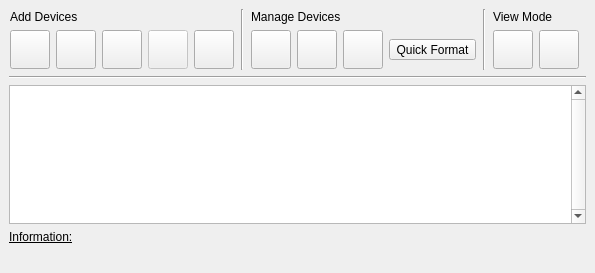
<?xml version="1.0" encoding="UTF-8"?>
<ui version="4.0">
 <author>Andrey Rijov</author>
 <class>Device_Manager_Widget</class>
 <widget class="QWidget" name="Device_Manager_Widget">
  <property name="geometry">
   <rect>
    <x>0</x>
    <y>0</y>
    <width>589</width>
    <height>273</height>
   </rect>
  </property>
  <property name="windowTitle">
   <string>Device Manager Widget</string>
  </property>
  <layout class="QGridLayout">
   <property name="leftMargin">
    <number>9</number>
   </property>
   <property name="topMargin">
    <number>9</number>
   </property>
   <property name="rightMargin">
    <number>9</number>
   </property>
   <property name="bottomMargin">
    <number>9</number>
   </property>
   <property name="spacing">
    <number>6</number>
   </property>
   <item row="0" column="5">
    <spacer>
     <property name="orientation">
      <enum>Qt::Horizontal</enum>
     </property>
     <property name="sizeHint" stdset="0">
      <size>
       <width>20</width>
       <height>20</height>
      </size>
     </property>
    </spacer>
   </item>
   <item row="0" column="3">
    <widget class="Line" name="line">
     <property name="orientation">
      <enum>Qt::Vertical</enum>
     </property>
    </widget>
   </item>
   <item row="0" column="1">
    <widget class="Line" name="line_3">
     <property name="orientation">
      <enum>Qt::Vertical</enum>
     </property>
    </widget>
   </item>
   <item row="1" column="0" colspan="6">
    <widget class="Line" name="line_2">
     <property name="orientation">
      <enum>Qt::Horizontal</enum>
     </property>
    </widget>
   </item>
   <item row="2" column="0" colspan="6">
    <layout class="QVBoxLayout" name="view_vbox_123">
     <property name="spacing">
      <number>6</number>
     </property>
     <property name="leftMargin">
      <number>0</number>
     </property>
     <property name="topMargin">
      <number>0</number>
     </property>
     <property name="rightMargin">
      <number>0</number>
     </property>
     <property name="bottomMargin">
      <number>0</number>
     </property>
     <item>
      <widget class="QListWidget" name="Devices_List">
       <property name="contextMenuPolicy">
        <enum>Qt::CustomContextMenu</enum>
       </property>
       <property name="verticalScrollBarPolicy">
        <enum>Qt::ScrollBarAlwaysOn</enum>
       </property>
       <property name="iconSize">
        <size>
         <width>32</width>
         <height>32</height>
        </size>
       </property>
       <property name="textElideMode">
        <enum>Qt::ElideMiddle</enum>
       </property>
       <property name="verticalScrollMode">
        <enum>QAbstractItemView::ScrollPerPixel</enum>
       </property>
       <property name="horizontalScrollMode">
        <enum>QAbstractItemView::ScrollPerPixel</enum>
       </property>
       <property name="movement">
        <enum>QListView::Static</enum>
       </property>
       <property name="flow">
        <enum>QListView::LeftToRight</enum>
       </property>
       <property name="spacing">
        <number>10</number>
       </property>
       <property name="viewMode">
        <enum>QListView::IconMode</enum>
       </property>
      </widget>
     </item>
     <item>
      <widget class="QLabel" name="Label_Information">
       <property name="sizePolicy">
        <sizepolicy hsizetype="Maximum" vsizetype="Preferred">
         <horstretch>0</horstretch>
         <verstretch>0</verstretch>
        </sizepolicy>
       </property>
       <property name="font">
        <font>
         <underline>true</underline>
        </font>
       </property>
       <property name="text">
        <string>Information:</string>
       </property>
      </widget>
     </item>
     <item>
      <widget class="QLabel" name="Label_Connected_To">
       <property name="text">
        <string/>
       </property>
      </widget>
     </item>
    </layout>
   </item>
   <item row="0" column="0">
    <widget class="QWidget" name="add_layout_widget" native="true">
     <layout class="QVBoxLayout">
      <property name="spacing">
       <number>6</number>
      </property>
      <property name="leftMargin">
       <number>1</number>
      </property>
      <property name="topMargin">
       <number>1</number>
      </property>
      <property name="rightMargin">
       <number>1</number>
      </property>
      <property name="bottomMargin">
       <number>1</number>
      </property>
      <item>
       <widget class="QLabel" name="Label_Add_Devices">
        <property name="text">
         <string>Add Devices</string>
        </property>
       </widget>
      </item>
      <item>
       <layout class="QHBoxLayout">
        <property name="spacing">
         <number>6</number>
        </property>
        <property name="leftMargin">
         <number>0</number>
        </property>
        <property name="topMargin">
         <number>0</number>
        </property>
        <property name="rightMargin">
         <number>0</number>
        </property>
        <property name="bottomMargin">
         <number>0</number>
        </property>
        <item>
         <widget class="QToolButton" name="TB_Add_Floppy">
          <property name="toolTip">
           <string>Add Floppy</string>
          </property>
          <property name="text">
           <string/>
          </property>
          <property name="icon">
           <iconset resource="../resources/icons.qrc">
            <normaloff>:/fdd.png</normaloff>:/fdd.png</iconset>
          </property>
          <property name="iconSize">
           <size>
            <width>32</width>
            <height>32</height>
           </size>
          </property>
         </widget>
        </item>
        <item>
         <widget class="QToolButton" name="TB_Add_CDROM">
          <property name="toolTip">
           <string>Add CD/DVD-ROM</string>
          </property>
          <property name="text">
           <string/>
          </property>
          <property name="icon">
           <iconset resource="../resources/icons.qrc">
            <normaloff>:/cdrom.png</normaloff>:/cdrom.png</iconset>
          </property>
          <property name="iconSize">
           <size>
            <width>32</width>
            <height>32</height>
           </size>
          </property>
         </widget>
        </item>
        <item>
         <widget class="QToolButton" name="TB_Add_HDD">
          <property name="toolTip">
           <string>Add HDD</string>
          </property>
          <property name="text">
           <string/>
          </property>
          <property name="icon">
           <iconset resource="../resources/icons.qrc">
            <normaloff>:/hdd.png</normaloff>:/hdd.png</iconset>
          </property>
          <property name="iconSize">
           <size>
            <width>32</width>
            <height>32</height>
           </size>
          </property>
         </widget>
        </item>
        <item>
         <widget class="QToolButton" name="TB_Add_Device">
          <property name="enabled">
           <bool>false</bool>
          </property>
          <property name="toolTip">
           <string>Add Storage Device</string>
          </property>
          <property name="text">
           <string/>
          </property>
          <property name="icon">
           <iconset resource="../resources/icons.qrc">
            <normaloff>:/blockdevice.png</normaloff>:/blockdevice.png</iconset>
          </property>
          <property name="iconSize">
           <size>
            <width>32</width>
            <height>32</height>
           </size>
          </property>
         </widget>
        </item>
        <item>
         <widget class="QToolButton" name="TB_Add_SAN">
          <property name="toolTip">
           <string>Attach Remote SAN Storage (iSCSI / NVMe-oF)...</string>
          </property>
          <property name="text">
           <string/>
          </property>
          <property name="icon">
           <iconset resource="../resources/icons.qrc">
            <normaloff>:/preferences-system-network-sharing.png</normaloff>:/preferences-system-network-sharing.png</iconset>
          </property>
          <property name="iconSize">
           <size>
            <width>32</width>
            <height>32</height>
           </size>
          </property>
         </widget>
        </item>
       </layout>
      </item>
     </layout>
    </widget>
   </item>
   <item row="0" column="2">
    <widget class="QWidget" name="manage_layout_widget" native="true">
     <layout class="QVBoxLayout">
      <property name="spacing">
       <number>6</number>
      </property>
      <property name="leftMargin">
       <number>1</number>
      </property>
      <property name="topMargin">
       <number>1</number>
      </property>
      <property name="rightMargin">
       <number>1</number>
      </property>
      <property name="bottomMargin">
       <number>1</number>
      </property>
      <item>
       <widget class="QLabel" name="Label_Manage_Devices">
        <property name="text">
         <string>Manage Devices</string>
        </property>
       </widget>
      </item>
      <item>
       <layout class="QHBoxLayout">
        <property name="spacing">
         <number>6</number>
        </property>
        <property name="leftMargin">
         <number>0</number>
        </property>
        <property name="topMargin">
         <number>0</number>
        </property>
        <property name="rightMargin">
         <number>0</number>
        </property>
        <property name="bottomMargin">
         <number>0</number>
        </property>
        <item>
         <widget class="QToolButton" name="TB_Edit_Device">
          <property name="toolTip">
           <string>Properties</string>
          </property>
          <property name="text">
           <string/>
          </property>
          <property name="icon">
           <iconset resource="../resources/icons.qrc">
            <normaloff>:/edit.png</normaloff>:/edit.png</iconset>
          </property>
          <property name="iconSize">
           <size>
            <width>32</width>
            <height>32</height>
           </size>
          </property>
         </widget>
        </item>
        <item>
         <widget class="QToolButton" name="TB_Delete_Device">
          <property name="toolTip">
           <string>Delete</string>
          </property>
          <property name="text">
           <string/>
          </property>
          <property name="icon">
           <iconset resource="../resources/icons.qrc">
            <normaloff>:/remove.png</normaloff>:/remove.png</iconset>
          </property>
          <property name="iconSize">
           <size>
            <width>32</width>
            <height>32</height>
           </size>
          </property>
         </widget>
        </item>
        <item>
         <widget class="QToolButton" name="TB_Format_HDD">
          <property name="toolTip">
           <string>Format HDD</string>
          </property>
          <property name="text">
           <string/>
          </property>
          <property name="icon">
           <iconset resource="../resources/icons.qrc">
            <normaloff>:/exec.png</normaloff>:/exec.png</iconset>
          </property>
          <property name="iconSize">
           <size>
            <width>32</width>
            <height>32</height>
           </size>
          </property>
         </widget>
        </item>
        <item>
         <widget class="QToolButton" name="TB_Quick_Format">
          <property name="toolTip">
           <string>Quick Format</string>
          </property>
          <property name="text">
           <string>Quick Format</string>
          </property>
          <property name="icon">
           <iconset resource="../resources/icons.qrc">
            <normaloff>:/eraser.png</normaloff>:/eraser.png</iconset>
          </property>
          <property name="iconSize">
           <size>
            <width>32</width>
            <height>32</height>
           </size>
          </property>
         </widget>
        </item>
       </layout>
      </item>
     </layout>
    </widget>
   </item>
   <item row="0" column="4">
    <widget class="QWidget" name="view_layout_widget" native="true">
     <layout class="QGridLayout">
      <property name="leftMargin">
       <number>1</number>
      </property>
      <property name="topMargin">
       <number>1</number>
      </property>
      <property name="rightMargin">
       <number>1</number>
      </property>
      <property name="bottomMargin">
       <number>1</number>
      </property>
      <property name="spacing">
       <number>6</number>
      </property>
      <item row="0" column="0">
       <widget class="QLabel" name="Label_View_Mode">
        <property name="text">
         <string>View Mode</string>
        </property>
       </widget>
      </item>
      <item row="1" column="0">
       <layout class="QHBoxLayout">
        <property name="spacing">
         <number>6</number>
        </property>
        <property name="leftMargin">
         <number>0</number>
        </property>
        <property name="topMargin">
         <number>0</number>
        </property>
        <property name="rightMargin">
         <number>0</number>
        </property>
        <property name="bottomMargin">
         <number>0</number>
        </property>
        <item>
         <widget class="QToolButton" name="TB_Icon_Mode">
          <property name="toolTip">
           <string>Icon Mode</string>
          </property>
          <property name="text">
           <string/>
          </property>
          <property name="icon">
           <iconset resource="../resources/icons.qrc">
            <normaloff>:/view_icon.png</normaloff>:/view_icon.png</iconset>
          </property>
          <property name="iconSize">
           <size>
            <width>32</width>
            <height>32</height>
           </size>
          </property>
         </widget>
        </item>
        <item>
         <widget class="QToolButton" name="TB_List_Mode">
          <property name="toolTip">
           <string>List Mode</string>
          </property>
          <property name="text">
           <string/>
          </property>
          <property name="icon">
           <iconset resource="../resources/icons.qrc">
            <normaloff>:/view_detailed.png</normaloff>:/view_detailed.png</iconset>
          </property>
          <property name="iconSize">
           <size>
            <width>32</width>
            <height>32</height>
           </size>
          </property>
         </widget>
        </item>
       </layout>
      </item>
     </layout>
    </widget>
   </item>
  </layout>
  <action name="actionAdd_Floppy">
   <property name="icon">
    <iconset resource="../resources/icons.qrc">
     <normaloff>:/fdd.png</normaloff>:/fdd.png</iconset>
   </property>
   <property name="text">
    <string>Add Floppy</string>
   </property>
  </action>
  <action name="actionAdd_CD_ROM">
   <property name="icon">
    <iconset resource="../resources/icons.qrc">
     <normaloff>:/cdrom.png</normaloff>:/cdrom.png</iconset>
   </property>
   <property name="text">
    <string>Add CD/DVD-ROM</string>
   </property>
  </action>
  <action name="actionAdd_HDD">
   <property name="icon">
    <iconset resource="../resources/icons.qrc">
     <normaloff>:/hdd.png</normaloff>:/hdd.png</iconset>
   </property>
   <property name="text">
    <string>Add HDD</string>
   </property>
  </action>
  <action name="actionFormat_HDD">
   <property name="icon">
    <iconset resource="../resources/icons.qrc">
     <normaloff>:/eraser.png</normaloff>:/eraser.png</iconset>
   </property>
   <property name="text">
    <string>Format HDD</string>
   </property>
  </action>
  <action name="actionProperties">
   <property name="icon">
    <iconset resource="../resources/icons.qrc">
     <normaloff>:/edit.png</normaloff>:/edit.png</iconset>
   </property>
   <property name="text">
    <string>Properties</string>
   </property>
   <property name="iconText">
    <string>Properties</string>
   </property>
   <property name="toolTip">
    <string>Properties</string>
   </property>
  </action>
  <action name="actionDelete">
   <property name="icon">
    <iconset resource="../resources/icons.qrc">
     <normaloff>:/remove.png</normaloff>:/remove.png</iconset>
   </property>
   <property name="text">
    <string>Delete</string>
   </property>
  </action>
  <action name="actionList_Mode">
   <property name="icon">
    <iconset resource="../resources/icons.qrc">
     <normaloff>:/view_detailed.png</normaloff>:/view_detailed.png</iconset>
   </property>
   <property name="text">
    <string>List Mode</string>
   </property>
  </action>
  <action name="actionIcon_Mode">
   <property name="icon">
    <iconset resource="../resources/icons.qrc">
     <normaloff>:/view_icon.png</normaloff>:/view_icon.png</iconset>
   </property>
   <property name="text">
    <string>Icon Mode</string>
   </property>
  </action>
  <action name="actionQuick_Format">
   <property name="icon">
    <iconset resource="../resources/icons.qrc">
     <normaloff>:/eraser.png</normaloff>:/eraser.png</iconset>
   </property>
   <property name="text">
    <string>Quick Format</string>
   </property>
  </action>
  <action name="actionAdd_Device">
   <property name="icon">
    <iconset resource="../resources/icons.qrc">
     <normaloff>:/blockdevice.png</normaloff>:/blockdevice.png</iconset>
   </property>
   <property name="text">
    <string>Add Device</string>
   </property>
   <property name="iconText">
    <string>Add Device</string>
   </property>
   <property name="toolTip">
    <string>Add Device</string>
   </property>
  </action>
  <action name="actionAdd_SAN">
   <property name="icon">
    <iconset resource="../resources/icons.qrc">
     <normaloff>:/preferences-system-network-sharing.png</normaloff>:/preferences-system-network-sharing.png</iconset>
   </property>
   <property name="text">
    <string>Attach Remote SAN Storage...</string>
   </property>
   <property name="toolTip">
    <string>Attach Remote SAN Storage (iSCSI / NVMe-oF)...</string>
   </property>
  </action>
 </widget>
 <tabstops>
  <tabstop>TB_Add_Floppy</tabstop>
  <tabstop>TB_Add_CDROM</tabstop>
  <tabstop>TB_Add_HDD</tabstop>
  <tabstop>TB_Edit_Device</tabstop>
  <tabstop>TB_Delete_Device</tabstop>
  <tabstop>TB_Format_HDD</tabstop>
  <tabstop>TB_Quick_Format</tabstop>
  <tabstop>TB_Icon_Mode</tabstop>
  <tabstop>TB_List_Mode</tabstop>
  <tabstop>Devices_List</tabstop>
 </tabstops>
 <resources>
  <include location="../resources/icons.qrc"/>
 </resources>
 <connections>
  <connection>
   <sender>TB_Add_CDROM</sender>
   <signal>clicked()</signal>
   <receiver>actionAdd_CD_ROM</receiver>
   <slot>trigger()</slot>
   <hints>
    <hint type="sourcelabel">
     <x>88</x>
     <y>55</y>
    </hint>
    <hint type="destinationlabel">
     <x>-1</x>
     <y>-1</y>
    </hint>
   </hints>
  </connection>
  <connection>
   <sender>TB_Add_Device</sender>
   <signal>clicked()</signal>
   <receiver>actionAdd_Device</receiver>
   <slot>trigger()</slot>
   <hints>
    <hint type="sourcelabel">
     <x>196</x>
     <y>55</y>
    </hint>
    <hint type="destinationlabel">
     <x>-1</x>
     <y>-1</y>
    </hint>
   </hints>
  </connection>
  <connection>
   <sender>TB_Format_HDD</sender>
   <signal>clicked()</signal>
   <receiver>actionFormat_HDD</receiver>
   <slot>trigger()</slot>
   <hints>
    <hint type="sourcelabel">
     <x>371</x>
     <y>55</y>
    </hint>
    <hint type="destinationlabel">
     <x>-1</x>
     <y>-1</y>
    </hint>
   </hints>
  </connection>
  <connection>
   <sender>TB_Delete_Device</sender>
   <signal>clicked()</signal>
   <receiver>actionDelete</receiver>
   <slot>trigger()</slot>
   <hints>
    <hint type="sourcelabel">
     <x>317</x>
     <y>55</y>
    </hint>
    <hint type="destinationlabel">
     <x>-1</x>
     <y>-1</y>
    </hint>
   </hints>
  </connection>
  <connection>
   <sender>TB_List_Mode</sender>
   <signal>clicked()</signal>
   <receiver>actionList_Mode</receiver>
   <slot>trigger()</slot>
   <hints>
    <hint type="sourcelabel">
     <x>546</x>
     <y>55</y>
    </hint>
    <hint type="destinationlabel">
     <x>-1</x>
     <y>-1</y>
    </hint>
   </hints>
  </connection>
  <connection>
   <sender>TB_Icon_Mode</sender>
   <signal>clicked()</signal>
   <receiver>actionIcon_Mode</receiver>
   <slot>trigger()</slot>
   <hints>
    <hint type="sourcelabel">
     <x>492</x>
     <y>55</y>
    </hint>
    <hint type="destinationlabel">
     <x>-1</x>
     <y>-1</y>
    </hint>
   </hints>
  </connection>
  <connection>
   <sender>TB_Quick_Format</sender>
   <signal>clicked()</signal>
   <receiver>actionQuick_Format</receiver>
   <slot>trigger()</slot>
   <hints>
    <hint type="sourcelabel">
     <x>425</x>
     <y>55</y>
    </hint>
    <hint type="destinationlabel">
     <x>-1</x>
     <y>-1</y>
    </hint>
   </hints>
  </connection>
  <connection>
   <sender>TB_Edit_Device</sender>
   <signal>clicked()</signal>
   <receiver>actionProperties</receiver>
   <slot>trigger()</slot>
   <hints>
    <hint type="sourcelabel">
     <x>263</x>
     <y>55</y>
    </hint>
    <hint type="destinationlabel">
     <x>-1</x>
     <y>-1</y>
    </hint>
   </hints>
  </connection>
  <connection>
   <sender>TB_Add_HDD</sender>
   <signal>clicked()</signal>
   <receiver>actionAdd_HDD</receiver>
   <slot>trigger()</slot>
   <hints>
    <hint type="sourcelabel">
     <x>142</x>
     <y>55</y>
    </hint>
    <hint type="destinationlabel">
     <x>-1</x>
     <y>-1</y>
    </hint>
   </hints>
  </connection>
  <connection>
   <sender>TB_Add_Floppy</sender>
   <signal>clicked()</signal>
   <receiver>actionAdd_Floppy</receiver>
   <slot>trigger()</slot>
   <hints>
    <hint type="sourcelabel">
     <x>34</x>
     <y>55</y>
    </hint>
    <hint type="destinationlabel">
     <x>-1</x>
     <y>-1</y>
    </hint>
   </hints>
  </connection>
  <connection>
   <sender>TB_Add_SAN</sender>
   <signal>clicked()</signal>
   <receiver>actionAdd_SAN</receiver>
   <slot>trigger()</slot>
   <hints>
    <hint type="sourcelabel">
     <x>220</x>
     <y>55</y>
    </hint>
    <hint type="destinationlabel">
     <x>-1</x>
     <y>-1</y>
    </hint>
   </hints>
  </connection>
 </connections>
</ui>
